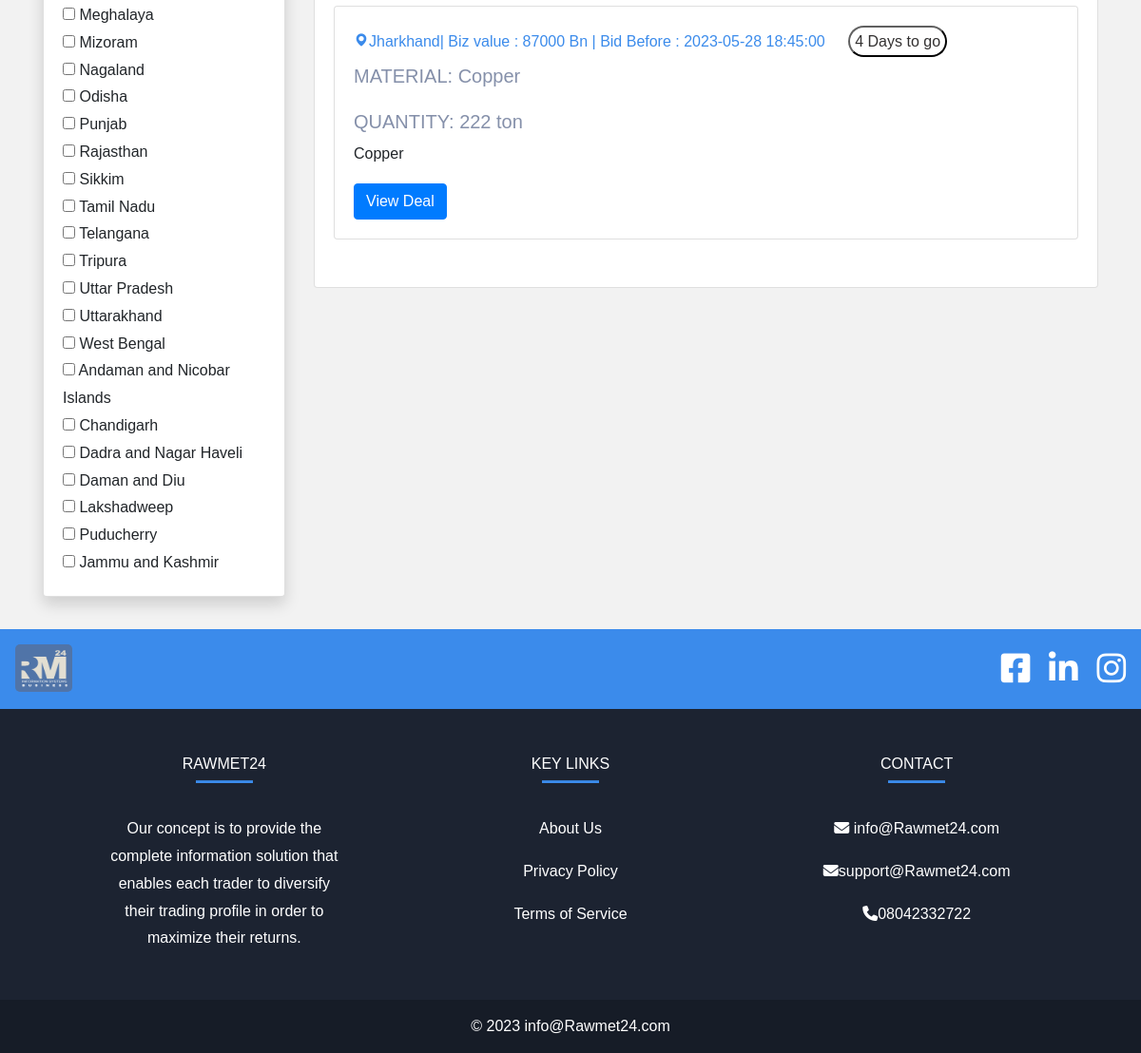
Page /tender/deals.php (lower part) on the earlier database version.
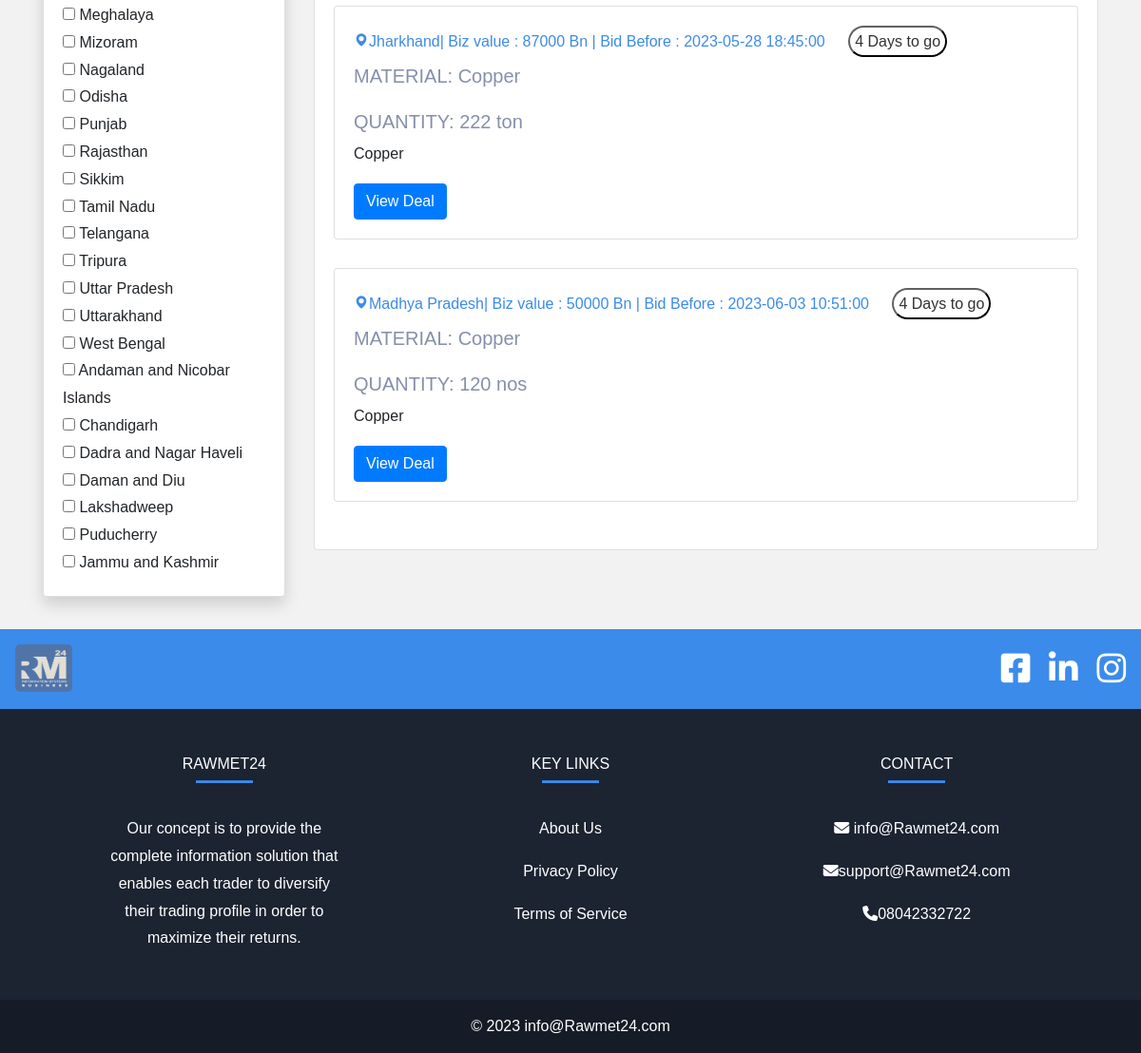
Same page on the later database version.
### tables this page shows
CREATE TABLE `location` (
  `state_id` int(11) NOT NULL,
  `state_name` varchar(50) DEFAULT NULL
);

CREATE TABLE `deals` (
  `id` int(11) NOT NULL,
  `category` varchar(255) DEFAULT NULL,
  `infoId` varchar(255) DEFAULT NULL,
  `ir` varchar(255) DEFAULT NULL,
  `fe` varchar(255) DEFAULT NULL,
  `quantity` varchar(255) NOT NULL,
  `dealValue` varchar(255) NOT NULL,
  `dealDatetime` datetime DEFAULT NULL,
  `docCreatedby` varchar(255) DEFAULT NULL,
  `location` varchar(255) DEFAULT NULL,
  `industrialArea` varchar(255) DEFAULT NULL,
  `companyName` varchar(255) DEFAULT NULL,
  `contactPerson` varchar(255) DEFAULT NULL,
  `email` varchar(255) DEFAULT NULL,
  `address` varchar(255) DEFAULT NULL,
  `city` varchar(255) DEFAULT NULL,
  `state` varchar(255) DEFAULT NULL,
  `contactNumber` varchar(255) DEFAULT NULL,
  `whatsappNumber` varchar(255) DEFAULT NULL,
  `gstin` varchar(255) DEFAULT NULL,
  `orderType` varchar(255) DEFAULT NULL,
  `material` varchar(255) DEFAULT NULL,
  `specification` varchar(255) DEFAULT NULL,
  `dor` datetime DEFAULT NULL,
  `expQuotation` int(25) DEFAULT NULL,
  `img` varchar(300) NOT NULL,
  `filenames` varchar(300) NOT NULL
);

### tender/deals.php (the view, shortened to what the changed rows need)
<?php
include "connect.php";
?>
<!doctype html>
<html lang="en">
  <head>
    <link rel="stylesheet" href="https://cdn.jsdelivr.net/npm/bootstrap@4.0.0/dist/css/bootstrap.min.css">
<link rel="stylesheet" href="https://stackpath.bootstrapcdn.com/font-awesome/4.7.0/css/font-awesome.min.css">
<link rel="stylesheet" href="https://cdnjs.cloudflare.com/ajax/libs/font-awesome/4.7.0/css/font-awesome.min.css">
<link rel="stylesheet" href="css/style.css">
<link rel="stylesheet" href="css/_buttons.scss">
<link rel="stylesheet" href="css/buttons.scss">
<link rel="stylesheet" href="css/auction.css">
<link rel="stylesheet" href="css/reboot.scss">
<link rel="stylesheet" href="https://cdnjs.cloudflare.com/ajax/libs/font-awesome/6.4.0/css/all.min.css">
<link href='https://unpkg.com/boxicons@2.1.4/css/boxicons.min.css' rel='stylesheet'>
<link rel="stylesheet" href="https://cdnjs.cloudflare.com/ajax/libs/font-awesome/4.7.0/css/font-awesome.min.css">
<link rel="stylesheet" type="text/css" href="https://stackpath.bootstrapcdn.com/bootstrap/4.4.1/css/bootstrap.min.css">
<link rel="stylesheet" type="text/css" href="https://pixinvent.com/stack-responsive-bootstrap-4-admin-template/app-assets/css/bootstrap-extended.min.css">
<link rel="stylesheet" type="text/css" href="https://pixinvent.com/stack-responsive-bootstrap-4-admin-template/app-assets/fonts/simple-line-icons/style.min.css">
</head>
</head>
<body>
<section class="home">
  <br>
 <div class="container">
        <div class="row">
            <div class="col-md-3">
                <form action="deals.php?l=" method="GET">
                    <div class="card shadow mt-3">
                        <div class="card-body">
                            <?php
                            $brand_query = "SELECT * FROM location";
                            $brand_query_run = mysqli_query($con, $brand_query);
                            if (mysqli_num_rows($brand_query_run) > 0) {
                                foreach ($brand_query_run as $locationlist) {
                                    ?>
                                    <div id="checkbox">
                                        <input type="checkbox" name="locations" value="<?= $locationlist['state_name']; ?>"
                                            ?>>
                                        <?= $locationlist['state_name']; ?>
                                    </div>
                                    <?php
                                }
                            } else {
                                echo "No locations Found";
                            }
                            ?>
                        </div>
                    </div>
                </form>
            </div>
            <div class="col-md-9 mt-3">
                <div class="card ">
                    <div class="card-body row">
                        <?php
                        if (isset($_GET['locations'])) {
                            $branchecked = [];
                            $branchecked[0] = $_GET['locations'];
                            foreach ($branchecked as $rowbrand) {
                                 $sql = "SELECT * FROM deals WHERE location='".$rowbrand."'";
                                $result = mysqli_query($con, $sql);
                                if (mysqli_num_rows($result) > 0) {
                                    foreach ($result as $row):
                                        ?>
                                       <div class="col-md-12 grid-margin stretch-card">
                    <div class="card">
                        <div class="card-body">
                                              <h6 style="color:#3b8beb; "> <i class='bx bxs-map'></i><?php echo $row['location'];?>| Biz value : <?php echo $row['expQuotation'];?> Bn | Bid Before : <?php echo $row['dealDatetime'];?> <button style="padding:5px ;border-color: #0c0c0c; border-radius: 20px; color: #333131; background-color: #ffffff; margin-left: 20px;">4 Days to go</button></h6>
                        <h5 style="color:#8590aa; font-family: 'Montserrat', sans-serif;">
                        MATERIAL:&nbsp<?php echo $row['material'];?><br><br>QUANTITY:&nbsp<?php echo $row['quantity'];?>
                        </h5>
    <p><?php echo $row['specification'];?></p>
    <a href="excluedeal_page.php?g=<?php echo $row['id'];?>"><button class="btn btn-primary" type="submit">View Deal</button></a></h6>
                      </div>
                    </div>
                  </div>
                                        <?php
                                    endforeach;
                                }
                            }
                        } else {
                            $sql = "SELECT * FROM deals";
                            $result = mysqli_query($con, $sql);
                            if (mysqli_num_rows($result) > 0) {
                                foreach ($result as $row):
                                    ?>
                      <div class="col-md-12 grid-margin stretch-card">
                    <div class="card">
                        <div class="card-body">
                                              <h6 style="color:#3b8beb; "> <i class='bx bxs-map'></i><?php echo $row['location'];?>| Biz value : <?php echo $row['expQuotation'];?> Bn | Bid Before : <?php echo $row['dealDatetime'];?> <button style="padding:5px ;border-color: #0c0c0c; border-radius: 20px; color: #333131; background-color: #ffffff; margin-left: 20px;">4 Days to go</button></h6>
                        <h5 style="color:#8590aa; font-family: 'Montserrat', sans-serif;">MATERIAL:&nbsp<?php echo $row['material'];?><br><br>
                        QUANTITY:&nbsp<?php echo $row['quantity'];?></h5>
    <p><?php echo $row['specification'];?></p>
    <a href="deal_page.php?g=<?php echo $row['id'];?>"><button class="btn btn-primary" type="submit">View Deal</button></a></h6>
                      </div>
                    </div>
                  </div>
                                <?php
                                endforeach;
                            } else {
                                echo "No Items Found";
                            }
                        }
                        ?>
                </div>
            </div>
        </div>
    </div>
    </div>
<br>
  </body>
</html>

Differences in the rows shown:
added deals: location "Madhya Pradesh", expQuotation "50000", dealDatetime "2023-06-03 10:51:00", material "Copper", quantity "120 nos", specification "Copper"
